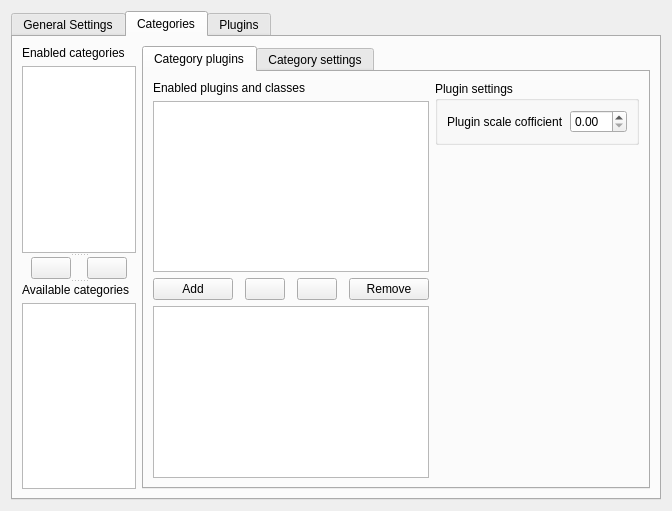
<?xml version="1.0" encoding="UTF-8"?>
<ui version="4.0">
 <class>Form</class>
 <widget class="QWidget" name="Form">
  <property name="geometry">
   <rect>
    <x>0</x>
    <y>0</y>
    <width>672</width>
    <height>511</height>
   </rect>
  </property>
  <property name="windowTitle">
   <string>Form</string>
  </property>
  <layout class="QGridLayout" name="gridLayout">
   <item row="0" column="0">
    <widget class="KTabWidget" name="WebExSettings">
     <property name="currentIndex">
      <number>1</number>
     </property>
     <widget class="QWidget" name="general_settings">
      <attribute name="title">
       <string>General Settings</string>
      </attribute>
      <widget class="QWidget" name="advanced_widget" native="true">
       <property name="geometry">
        <rect>
         <x>10</x>
         <y>230</y>
         <width>336</width>
         <height>62</height>
        </rect>
       </property>
       <layout class="QVBoxLayout" name="verticalLayout">
        <item>
         <layout class="QHBoxLayout" name="horizontalLayout_3">
          <item>
           <widget class="QLabel" name="label_2">
            <property name="text">
             <string>Maximum resource analyzers per category</string>
            </property>
           </widget>
          </item>
          <item>
           <widget class="KIntSpinBox" name="kintspinbox_2"/>
          </item>
         </layout>
        </item>
        <item>
         <layout class="QHBoxLayout" name="horizontalLayout_2">
          <item>
           <widget class="QLabel" name="label_3">
            <property name="text">
             <string>Maximum resource analyzers</string>
            </property>
           </widget>
          </item>
          <item>
           <spacer name="horizontalSpacer">
            <property name="orientation">
             <enum>Qt::Horizontal</enum>
            </property>
            <property name="sizeHint" stdset="0">
             <size>
              <width>40</width>
              <height>20</height>
             </size>
            </property>
           </spacer>
          </item>
          <item>
           <widget class="KIntSpinBox" name="kintspinbox_3"/>
          </item>
         </layout>
        </item>
       </layout>
      </widget>
      <widget class="KPushButton" name="advanced_button">
       <property name="geometry">
        <rect>
         <x>10</x>
         <y>200</y>
         <width>151</width>
         <height>24</height>
        </rect>
       </property>
       <property name="sizePolicy">
        <sizepolicy hsizetype="Preferred" vsizetype="Fixed">
         <horstretch>0</horstretch>
         <verstretch>0</verstretch>
        </sizepolicy>
       </property>
       <property name="text">
        <string>Advanced&gt;&gt;</string>
       </property>
       <property name="checkable">
        <bool>true</bool>
       </property>
      </widget>
      <widget class="KActionSelector" name="kactionselector">
       <property name="geometry">
        <rect>
         <x>20</x>
         <y>60</y>
         <width>584</width>
         <height>219</height>
        </rect>
       </property>
       <property name="showUpDownButtons">
        <bool>true</bool>
       </property>
      </widget>
      <widget class="QWidget" name="">
       <property name="geometry">
        <rect>
         <x>10</x>
         <y>20</y>
         <width>295</width>
         <height>25</height>
        </rect>
       </property>
       <layout class="QHBoxLayout" name="horizontalLayout">
        <item>
         <widget class="QLabel" name="label">
          <property name="text">
           <string>Maximum categories simultaneously</string>
          </property>
         </widget>
        </item>
        <item>
         <widget class="KIntSpinBox" name="kintspinbox"/>
        </item>
       </layout>
      </widget>
     </widget>
     <widget class="QWidget" name="categories">
      <attribute name="title">
       <string>Categories</string>
      </attribute>
      <layout class="QHBoxLayout" name="horizontalLayout_7">
       <item>
        <widget class="QSplitter" name="splitter_2">
         <property name="orientation">
          <enum>Qt::Vertical</enum>
         </property>
         <widget class="QWidget" name="">
          <layout class="QVBoxLayout" name="verticalLayout_2">
           <item>
            <widget class="QLabel" name="label_4">
             <property name="text">
              <string>Enabled categories</string>
             </property>
            </widget>
           </item>
           <item>
            <widget class="KListWidget" name="enabled_categories_listwidget"/>
           </item>
          </layout>
         </widget>
         <widget class="QWidget" name="">
          <layout class="QHBoxLayout" name="horizontalLayout_4">
           <item>
            <spacer name="horizontalSpacer_4">
             <property name="orientation">
              <enum>Qt::Horizontal</enum>
             </property>
             <property name="sizeType">
              <enum>QSizePolicy::Expanding</enum>
             </property>
             <property name="sizeHint" stdset="0">
              <size>
               <width>40</width>
               <height>20</height>
              </size>
             </property>
            </spacer>
           </item>
           <item>
            <widget class="KArrowButton" name="karrowbutton"/>
           </item>
           <item>
            <spacer name="horizontalSpacer_2">
             <property name="orientation">
              <enum>Qt::Horizontal</enum>
             </property>
             <property name="sizeHint" stdset="0">
              <size>
               <width>40</width>
               <height>20</height>
              </size>
             </property>
            </spacer>
           </item>
           <item>
            <widget class="KArrowButton" name="karrowbutton_2">
             <property name="arrowType" stdset="0">
              <number>2</number>
             </property>
            </widget>
           </item>
           <item>
            <spacer name="horizontalSpacer_3">
             <property name="orientation">
              <enum>Qt::Horizontal</enum>
             </property>
             <property name="sizeHint" stdset="0">
              <size>
               <width>40</width>
               <height>20</height>
              </size>
             </property>
            </spacer>
           </item>
          </layout>
         </widget>
         <widget class="QWidget" name="layoutWidget">
          <layout class="QVBoxLayout" name="verticalLayout_3">
           <item>
            <widget class="QLabel" name="label_5">
             <property name="text">
              <string>Available categories</string>
             </property>
            </widget>
           </item>
           <item>
            <widget class="KListWidget" name="enabled_categories_listwidget_2"/>
           </item>
          </layout>
         </widget>
        </widget>
       </item>
       <item>
        <widget class="KTabWidget" name="category_tabwidget">
         <property name="currentIndex">
          <number>0</number>
         </property>
         <widget class="QWidget" name="tab_2">
          <attribute name="title">
           <string>Category plugins</string>
          </attribute>
          <layout class="QHBoxLayout" name="horizontalLayout_12">
           <item>
            <layout class="QVBoxLayout" name="verticalLayout_9">
             <item>
              <layout class="QVBoxLayout" name="verticalLayout_8">
               <item>
                <widget class="QLabel" name="label_12">
                 <property name="text">
                  <string>Enabled plugins and classes</string>
                 </property>
                </widget>
               </item>
               <item>
                <widget class="KListWidget" name="category_enabled_plugins"/>
               </item>
              </layout>
             </item>
             <item>
              <layout class="QHBoxLayout" name="horizontalLayout_8">
               <item>
                <widget class="KPushButton" name="add_plugin_button">
                 <property name="text">
                  <string>Add</string>
                 </property>
                 <property name="checkable">
                  <bool>true</bool>
                 </property>
                </widget>
               </item>
               <item>
                <spacer name="horizontalSpacer_9">
                 <property name="orientation">
                  <enum>Qt::Horizontal</enum>
                 </property>
                 <property name="sizeType">
                  <enum>QSizePolicy::Expanding</enum>
                 </property>
                 <property name="sizeHint" stdset="0">
                  <size>
                   <width>40</width>
                   <height>20</height>
                  </size>
                 </property>
                </spacer>
               </item>
               <item>
                <widget class="KArrowButton" name="add_plugin_arrowbutton"/>
               </item>
               <item>
                <spacer name="horizontalSpacer_10">
                 <property name="orientation">
                  <enum>Qt::Horizontal</enum>
                 </property>
                 <property name="sizeHint" stdset="0">
                  <size>
                   <width>40</width>
                   <height>20</height>
                  </size>
                 </property>
                </spacer>
               </item>
               <item>
                <widget class="KArrowButton" name="remove_plugin_arrowbutton">
                 <property name="arrowType" stdset="0">
                  <number>2</number>
                 </property>
                </widget>
               </item>
               <item>
                <spacer name="horizontalSpacer_11">
                 <property name="orientation">
                  <enum>Qt::Horizontal</enum>
                 </property>
                 <property name="sizeHint" stdset="0">
                  <size>
                   <width>40</width>
                   <height>20</height>
                  </size>
                 </property>
                </spacer>
               </item>
               <item>
                <widget class="KPushButton" name="remove_plugin_button">
                 <property name="text">
                  <string>Remove</string>
                 </property>
                </widget>
               </item>
              </layout>
             </item>
             <item>
              <layout class="QVBoxLayout" name="verticalLayout_6">
               <item>
                <widget class="KListWidget" name="category_availabel_plugins"/>
               </item>
              </layout>
             </item>
            </layout>
           </item>
           <item>
            <layout class="QVBoxLayout" name="verticalLayout_11">
             <item>
              <widget class="QGroupBox" name="groupBox">
               <property name="title">
                <string>Plugin settings</string>
               </property>
               <layout class="QVBoxLayout" name="verticalLayout_10">
                <item>
                 <layout class="QHBoxLayout" name="horizontalLayout_10">
                  <item>
                   <widget class="QLabel" name="label_14">
                    <property name="text">
                     <string>Plugin scale cofficient</string>
                    </property>
                   </widget>
                  </item>
                  <item>
                   <spacer name="horizontalSpacer_13">
                    <property name="orientation">
                     <enum>Qt::Horizontal</enum>
                    </property>
                    <property name="sizeHint" stdset="0">
                     <size>
                      <width>40</width>
                      <height>20</height>
                     </size>
                    </property>
                   </spacer>
                  </item>
                  <item>
                   <widget class="QDoubleSpinBox" name="doubleSpinBox_2"/>
                  </item>
                 </layout>
                </item>
               </layout>
              </widget>
             </item>
             <item>
              <spacer name="verticalSpacer_2">
               <property name="orientation">
                <enum>Qt::Vertical</enum>
               </property>
               <property name="sizeHint" stdset="0">
                <size>
                 <width>20</width>
                 <height>40</height>
                </size>
               </property>
              </spacer>
             </item>
            </layout>
           </item>
          </layout>
         </widget>
         <widget class="QWidget" name="tab">
          <attribute name="title">
           <string>Category settings</string>
          </attribute>
          <layout class="QHBoxLayout" name="horizontalLayout_11">
           <item>
            <widget class="QScrollArea" name="scrollArea">
             <property name="widgetResizable">
              <bool>true</bool>
             </property>
             <widget class="QWidget" name="scrollAreaWidgetContents">
              <property name="geometry">
               <rect>
                <x>0</x>
                <y>0</y>
                <width>447</width>
                <height>421</height>
               </rect>
              </property>
              <layout class="QVBoxLayout" name="verticalLayout_7">
               <item>
                <layout class="QGridLayout" name="gridLayout_2">
                 <item row="0" column="0">
                  <widget class="QLabel" name="label_6">
                   <property name="text">
                    <string>Query</string>
                   </property>
                  </widget>
                 </item>
                 <item row="0" column="2">
                  <widget class="KPushButton" name="query_show_button">
                   <property name="text">
                    <string>show&gt;&gt;</string>
                   </property>
                   <property name="checkable">
                    <bool>true</bool>
                   </property>
                  </widget>
                 </item>
                 <item row="1" column="0" colspan="3">
                  <widget class="KTextEdit" name="query_edit">
                   <property name="documentTitle">
                    <string/>
                   </property>
                   <property name="acceptRichText">
                    <bool>false</bool>
                   </property>
                  </widget>
                 </item>
                 <item row="0" column="1">
                  <spacer name="horizontalSpacer_5">
                   <property name="orientation">
                    <enum>Qt::Horizontal</enum>
                   </property>
                   <property name="sizeHint" stdset="0">
                    <size>
                     <width>40</width>
                     <height>20</height>
                    </size>
                   </property>
                  </spacer>
                 </item>
                </layout>
               </item>
               <item>
                <layout class="QGridLayout" name="gridLayout_4">
                 <item row="0" column="0">
                  <widget class="QLabel" name="label_9">
                   <property name="text">
                    <string>Query prefix</string>
                   </property>
                  </widget>
                 </item>
                 <item row="0" column="2">
                  <widget class="KPushButton" name="prefix_show_button">
                   <property name="text">
                    <string>show&gt;&gt;</string>
                   </property>
                   <property name="checkable">
                    <bool>true</bool>
                   </property>
                  </widget>
                 </item>
                 <item row="0" column="1">
                  <spacer name="horizontalSpacer_7">
                   <property name="orientation">
                    <enum>Qt::Horizontal</enum>
                   </property>
                   <property name="sizeHint" stdset="0">
                    <size>
                     <width>40</width>
                     <height>20</height>
                    </size>
                   </property>
                  </spacer>
                 </item>
                 <item row="1" column="0" colspan="3">
                  <widget class="KTextEdit" name="query_prefix_edit">
                   <property name="documentTitle">
                    <string/>
                   </property>
                   <property name="acceptRichText">
                    <bool>false</bool>
                   </property>
                  </widget>
                 </item>
                </layout>
               </item>
               <item>
                <layout class="QHBoxLayout" name="horizontalLayout_5">
                 <item>
                  <widget class="QLabel" name="label_7">
                   <property name="text">
                    <string>Polling interval</string>
                   </property>
                  </widget>
                 </item>
                 <item>
                  <spacer name="horizontalSpacer_8">
                   <property name="orientation">
                    <enum>Qt::Horizontal</enum>
                   </property>
                   <property name="sizeHint" stdset="0">
                    <size>
                     <width>40</width>
                     <height>20</height>
                    </size>
                   </property>
                  </spacer>
                 </item>
                 <item>
                  <widget class="KIntSpinBox" name="interval_spinbox"/>
                 </item>
                </layout>
               </item>
               <item>
                <layout class="QHBoxLayout" name="horizontalLayout_13">
                 <item>
                  <widget class="QLabel" name="label_16">
                   <property name="text">
                    <string>Plugin select algorithm</string>
                   </property>
                  </widget>
                 </item>
                 <item>
                  <spacer name="horizontalSpacer_15">
                   <property name="orientation">
                    <enum>Qt::Horizontal</enum>
                   </property>
                   <property name="sizeHint" stdset="0">
                    <size>
                     <width>40</width>
                     <height>20</height>
                    </size>
                   </property>
                  </spacer>
                 </item>
                 <item>
                  <widget class="KComboBox" name="plugin_algo_combobox">
                   <item>
                    <property name="text">
                     <string>All</string>
                    </property>
                   </item>
                   <item>
                    <property name="text">
                     <string>Stepwise</string>
                    </property>
                   </item>
                  </widget>
                 </item>
                </layout>
               </item>
               <item>
                <spacer name="verticalSpacer">
                 <property name="orientation">
                  <enum>Qt::Vertical</enum>
                 </property>
                 <property name="sizeHint" stdset="0">
                  <size>
                   <width>20</width>
                   <height>40</height>
                  </size>
                 </property>
                </spacer>
               </item>
              </layout>
             </widget>
            </widget>
           </item>
          </layout>
         </widget>
        </widget>
       </item>
      </layout>
     </widget>
     <widget class="QWidget" name="datapps">
      <attribute name="title">
       <string>Plugins</string>
      </attribute>
      <layout class="QHBoxLayout" name="horizontalLayout_6">
       <item>
        <layout class="QVBoxLayout" name="verticalLayout_4">
         <item>
          <widget class="QLabel" name="label_10">
           <property name="text">
            <string>Plugins</string>
           </property>
          </widget>
         </item>
         <item>
          <widget class="KListWidget" name="plugins_listwidget">
           <property name="sizePolicy">
            <sizepolicy hsizetype="Minimum" vsizetype="Expanding">
             <horstretch>0</horstretch>
             <verstretch>0</verstretch>
            </sizepolicy>
           </property>
          </widget>
         </item>
        </layout>
       </item>
       <item>
        <widget class="QGroupBox" name="groupBox_2">
         <property name="sizePolicy">
          <sizepolicy hsizetype="Expanding" vsizetype="Preferred">
           <horstretch>0</horstretch>
           <verstretch>0</verstretch>
          </sizepolicy>
         </property>
         <property name="title">
          <string>Plugin settings</string>
         </property>
         <layout class="QVBoxLayout" name="verticalLayout_5">
          <item>
           <widget class="QScrollArea" name="scrollArea_2">
            <property name="widgetResizable">
             <bool>true</bool>
            </property>
            <widget class="QWidget" name="scrollAreaWidgetContents_2">
             <property name="geometry">
              <rect>
               <x>0</x>
               <y>0</y>
               <width>362</width>
               <height>418</height>
              </rect>
             </property>
            </widget>
           </widget>
          </item>
         </layout>
        </widget>
       </item>
      </layout>
     </widget>
    </widget>
   </item>
  </layout>
 </widget>
 <customwidgets>
  <customwidget>
   <class>KIntSpinBox</class>
   <extends>QSpinBox</extends>
   <header>knuminput.h</header>
  </customwidget>
  <customwidget>
   <class>KListWidget</class>
   <extends>QListWidget</extends>
   <header>klistwidget.h</header>
  </customwidget>
  <customwidget>
   <class>KArrowButton</class>
   <extends>QPushButton</extends>
   <header>karrowbutton.h</header>
  </customwidget>
  <customwidget>
   <class>KPushButton</class>
   <extends>QPushButton</extends>
   <header>kpushbutton.h</header>
  </customwidget>
  <customwidget>
   <class>KComboBox</class>
   <extends>QComboBox</extends>
   <header>kcombobox.h</header>
  </customwidget>
  <customwidget>
   <class>KTabWidget</class>
   <extends>QTabWidget</extends>
   <header>ktabwidget.h</header>
   <container>1</container>
  </customwidget>
  <customwidget>
   <class>KActionSelector</class>
   <extends>QWidget</extends>
   <header>kactionselector.h</header>
  </customwidget>
  <customwidget>
   <class>KTextEdit</class>
   <extends>QTextEdit</extends>
   <header>ktextedit.h</header>
  </customwidget>
 </customwidgets>
 <resources/>
 <connections>
  <connection>
   <sender>advanced_button</sender>
   <signal>toggled(bool)</signal>
   <receiver>advanced_widget</receiver>
   <slot>setVisible(bool)</slot>
   <hints>
    <hint type="sourcelabel">
     <x>93</x>
     <y>241</y>
    </hint>
    <hint type="destinationlabel">
     <x>185</x>
     <y>290</y>
    </hint>
   </hints>
  </connection>
  <connection>
   <sender>query_show_button</sender>
   <signal>toggled(bool)</signal>
   <receiver>query_edit</receiver>
   <slot>setVisible(bool)</slot>
   <hints>
    <hint type="sourcelabel">
     <x>585</x>
     <y>52</y>
    </hint>
    <hint type="destinationlabel">
     <x>483</x>
     <y>102</y>
    </hint>
   </hints>
  </connection>
  <connection>
   <sender>prefix_show_button</sender>
   <signal>toggled(bool)</signal>
   <receiver>query_prefix_edit</receiver>
   <slot>setVisible(bool)</slot>
   <hints>
    <hint type="sourcelabel">
     <x>485</x>
     <y>152</y>
    </hint>
    <hint type="destinationlabel">
     <x>383</x>
     <y>229</y>
    </hint>
   </hints>
  </connection>
  <connection>
   <sender>add_plugin_button</sender>
   <signal>toggled(bool)</signal>
   <receiver>category_availabel_plugins</receiver>
   <slot>setVisible(bool)</slot>
   <hints>
    <hint type="sourcelabel">
     <x>204</x>
     <y>286</y>
    </hint>
    <hint type="destinationlabel">
     <x>295</x>
     <y>396</y>
    </hint>
   </hints>
  </connection>
  <connection>
   <sender>add_plugin_button</sender>
   <signal>toggled(bool)</signal>
   <receiver>remove_plugin_button</receiver>
   <slot>setHidden(bool)</slot>
   <hints>
    <hint type="sourcelabel">
     <x>204</x>
     <y>286</y>
    </hint>
    <hint type="destinationlabel">
     <x>374</x>
     <y>286</y>
    </hint>
   </hints>
  </connection>
  <connection>
   <sender>add_plugin_button</sender>
   <signal>toggled(bool)</signal>
   <receiver>add_plugin_arrowbutton</receiver>
   <slot>setVisible(bool)</slot>
   <hints>
    <hint type="sourcelabel">
     <x>204</x>
     <y>286</y>
    </hint>
    <hint type="destinationlabel">
     <x>264</x>
     <y>286</y>
    </hint>
   </hints>
  </connection>
  <connection>
   <sender>add_plugin_button</sender>
   <signal>toggled(bool)</signal>
   <receiver>remove_plugin_arrowbutton</receiver>
   <slot>setVisible(bool)</slot>
   <hints>
    <hint type="sourcelabel">
     <x>204</x>
     <y>286</y>
    </hint>
    <hint type="destinationlabel">
     <x>302</x>
     <y>286</y>
    </hint>
   </hints>
  </connection>
 </connections>
</ui>
